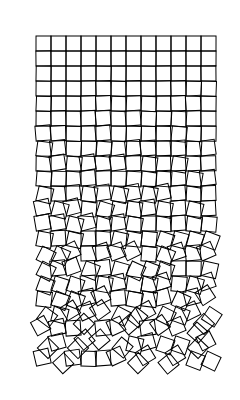
Frame 1 (no input)
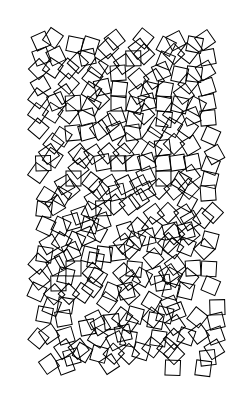
Frame 2 (the mouse pressed at the canvas centre, redrawn once)

The p5.js sketch that drew these frames (run headless with seeded random() and noise() and a simulated clock; the mouse was pressed at the canvas centre and the sketch redrawn once):

// p5.js sketch
// ── sketch.js
let columns = 12; // number of columns of squares
let rows = 22; // number of rows of squares
let sqrsize = 15; // size of each square
let rndStep = 0.22; // Rotation Increment in degrees
let randsum = 0; // Cumulative rotation value
let padding = 2 * sqrsize; // margin area
let randval; // random value for translation and rotation
let dampen = 0.1; // soften random effect for position

function setup() {
  createCanvas(240, 400);
  colorMode(HSB);
  stroke(0); // set pen color to black
  smooth(); // use line smoothing
  noFill(); // do not fill the squares with color
  rectMode(CENTER); // use x,y value as the center of the square
  noLoop(); // execute draw() just one time
}

function draw() {
  background(255);
  for (y = 1; y <= rows; y++) {
    randsum += y * rndStep; // Add to the random value
    for (x = 1; x <= columns; x++) {
      push();
      randval = random(-randsum, randsum);
      translate(
        padding + x * sqrsize - 0.1 * sqrsize + randval * dampen,
        padding + y * sqrsize - 0.1 * sqrsize + randval * dampen
      );
      rotate(radians(randval));
      // can be monotone or color
      //fill(255*(.5+.5*cos(y)),225,225,70);
      rect(0, 0, sqrsize, sqrsize);
      pop();
    } // end of x loop
  } // end of y loop
}
